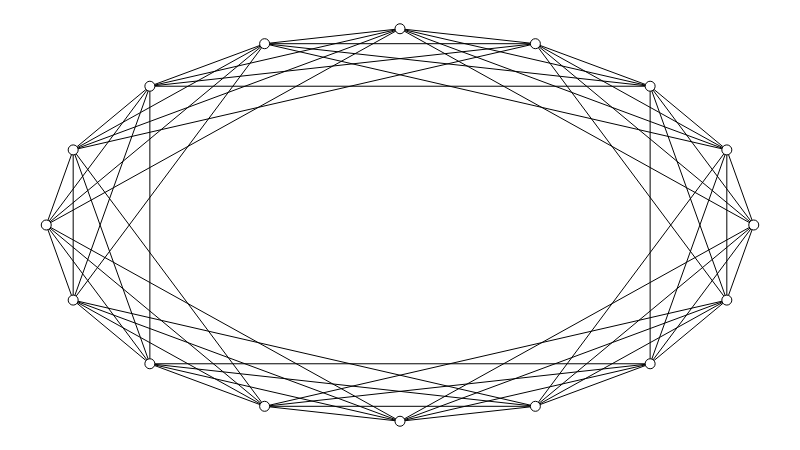

The notebook cell saved with this chart:
### Markdown cell above
Podemos confirmar que, infelizmente, o anel com cordas não está oferecendo muito de pequeno mundo além do que o macaco pode oferecer, pois ambos perdem cliques conforme crescem... Mas essa investigação nos deu informações valiosas!

## A necessidade de um benchmark

Podemos perceber, pelos resultados acima, que obter uma métrica não basta: precisamos também de uma *referência* para podermos interpretar o que o valor obtido significa. Fizemos isso no primeiro encontro, lembram? Sabíamos que a rede de citações era desigual por que tínhamos uma referência de igualdade: a *distribuição normal*.

Então qual seria nosso benchmark de "mundo-pequenez"? A dupla Isabella/Hugo fez uma sugestão interessante: usar grafos que são reconhecidamente pequeno mundo para deduzir um benchmark a partir deles. Seríamos a favor dessa sugestão se:

1. tivéssemos o acesso a um grande volume desses grafos e a confiança de que o reconhecimento de pequeno mundo foi preciso;
2. esta fosse uma disciplina voltada a *Machine Learning*. :)

Infelizmente, não podemos supor isso, então temos que procurar algo mais simples...

Note que o grafo aleatório é uma boa referência de *comprimento médio desejado* mas *coeficiente de transitividade indesejado*. O mínimo que se espera de uma rede pequeno mundo é que tenha um coeficiente de transitividade melhor que o do grafo aleatório.

Será que existe uma boa referência de *coeficiente de transitividade desejado* mas *comprimento médio indesejado*? Sim! Tudo o que precisamos fazer é um "anel de cliques". Observe a função abaixo.

### Code cell
def caveman_graph(num_nodes, avg_degree):
    if avg_degree % 2 != 0:
        raise ValueError('grau médio deve ser par')

    # Gera um grafo circular.
    g = nx.cycle_graph(num_nodes)

    # Calcula o limite de arestas que
    # cada nó dispara para cada lado.
    max_edges = avg_degree // 2

    # Prepara uma lista de nós para percorrer por índice.
    nodes = list(g.nodes)

    # Para cada nó...
    for i in range(len(nodes)):
        n = nodes[i]

        # ...e cada aresta a disparar...
        for shift in range(2, max_edges + 1):
            j = (i + shift) % len(nodes)
            m = nodes[j]

            # ...dispara a aresta.
            g.add_edge(n, m)

    return g


# Gera um anel de cliques.
g = caveman_graph(NUM_NODES, AVG_DEGREE)

# Atribui posições aos nós.
sn.set_circle_positions(g)

# Mostra o grafo.
show_graph(g)

### Figure 1 — Plotly figure (JSON) as saved in the notebook; plotly's stock layout.template omitted (floating-point values rounded to 4 significant figures; data arrays with more than 128 entries replaced by an {"elided": "..."} marker saying what was removed)
{"data": [{"hoverinfo": "none", "line": {"color": "rgb(0, 0, 0)", "width": 1}, "mode": "lines", "type": "scatter", "uid": "a9d206d0-a9fa-11e8-99fc-0028f828353e", "x": {"elided": "192 float values"}, "y": {"elided": "192 float values"}}, {"hoverinfo": "none", "marker": {"color": "rgb(255, 255, 255)", "line": {"color": "rgb(0, 0, 0)", "width": 1}, "size": 10}, "mode": "markers+text", "text": [], "textfont": {"color": "rgb(0, 0, 0)"}, "textposition": "middle center", "type": "scatter", "uid": "a9d206d1-a9fa-11e8-99fc-0028f828353e", "x": [1, 0.9619, 0.8536, 0.6913, 0.5, 0.3087, 0.1464, 0.03806, 0, 0.03806, 0.1464, 0.3087, 0.5, 0.6913, 0.8536, 0.9619], "y": [0.5, 0.6913, 0.8536, 0.9619, 1, 0.9619, 0.8536, 0.6913, 0.5, 0.3087, 0.1464, 0.03806, 0, 0.03806, 0.1464, 0.3087]}], "layout": {"height": 450, "margin": {"b": 0, "l": 0, "r": 0, "t": 0}, "showlegend": false, "width": 800, "xaxis": {"showgrid": false, "showticklabels": false, "zeroline": false}, "yaxis": {"showgrid": false, "showticklabels": false, "zeroline": false}}}
